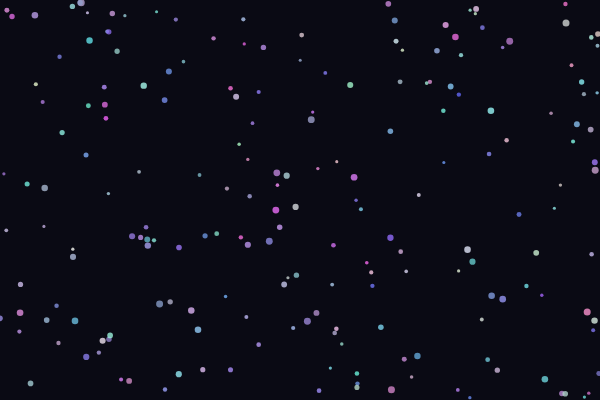
Frame 1 (no input)
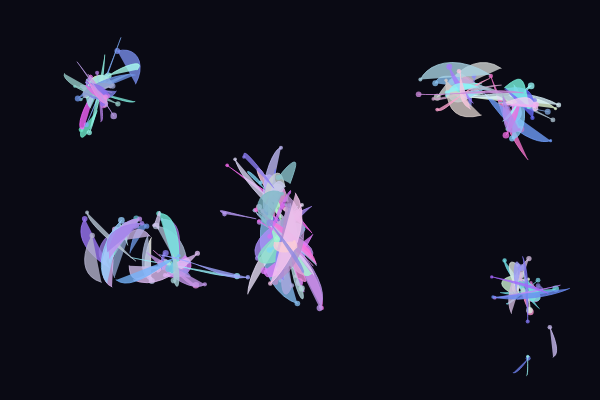
Frame 60 (no input)
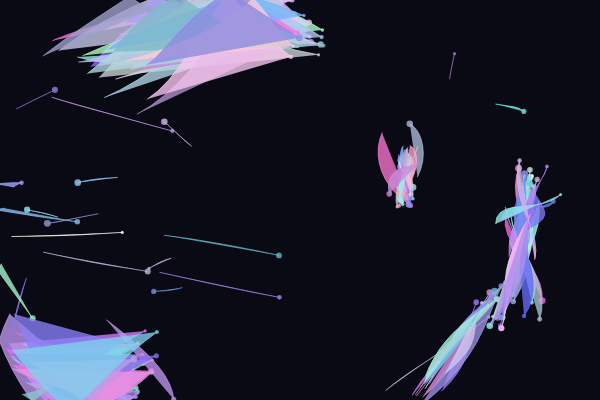
Frame 120 (the mouse pressed at the canvas centre since frame 60)

The p5.js sketch that drew these frames (run headless with seeded random() and noise() and a simulated clock; from frame 60 on, the mouse is pressed at the canvas centre):

// p5.js sketch
// ── sketch.js
let particles = [];
let lattice = [];
let gridSize = 20;
let grid = [];

class Particle {
  constructor(x, y) {
    this.pos = createVector(x, y);
    this.vel = p5.Vector.random2D().mult(random(0.5, 2));
    this.size = random(3, 7);
    this.color = color(random(100, 255), random(100, 255), random(200, 255), 200);
    this.trail = [];
    this.maxTrailLength = 10;
  }

  update() {
    this.pos.add(this.vel);
    this.vel.mult(0.98);
    
    if (this.trail.length > this.maxTrailLength) {
      this.trail.shift();
    }
    this.trail.push(createVector(this.pos.x, this.pos.y));

    // Bounce off edges
    if (this.pos.x < 0 || this.pos.x > width) this.vel.x *= -1;
    if (this.pos.y < 0 || this.pos.y > height) this.vel.y *= -1;
  }

  display() {
    noStroke();
    fill(this.color);
    ellipse(this.pos.x, this.pos.y, this.size);

    // Draw trail
    stroke(this.color);
    strokeWeight(1);
    beginShape();
    for (let p of this.trail) {
      vertex(p.x, p.y);
    }
    endShape();
  }

  attract(other) {
    let force = p5.Vector.sub(this.pos, other.pos);
    let distance = force.mag();
    if (distance > 0 && distance < 100) {
      let strength = (100 - distance) / 100;
      force.normalize();
      force.mult(strength * 0.1);
      other.vel.add(force);
    }
  }
}

function setup() {
  createCanvas(600, 400);
  colorMode(RGB);
  noStroke();

  for (let i = 0; i < 200; i++) {
    particles.push(new Particle(random(width), random(height)));
  }

  // Initialize grid
  for (let x = 0; x < width; x += gridSize) {
    grid[x] = [];
    for (let y = 0; y < height; y += gridSize) {
      grid[x][y] = [];
    }
  }
}

function draw() {
  background(10, 10, 20);

  // Update and display particles
  for (let p of particles) {
    p.update();
    p.display();

    // Apply attraction to nearby particles
    for (let other of particles) {
      if (p !== other) {
        p.attract(other);
      }
    }

    // Grid-based spatial hashing
    let gridX = floor(p.pos.x / gridSize) * gridSize;
    let gridY = floor(p.pos.y / gridSize) * gridSize;
    if (grid[gridX] && grid[gridX][gridY]) {
      grid[gridX][gridY].push(p);
    }
  }

  // Periodically form lattice
  if (frameCount % 300 === 0) {
    createLattice();
  }

  // Display lattice if exists
  if (lattice.length > 0) {
    drawLattice();
  }

  // Occasionally reset grid for spatial hash
  if (frameCount % 100 === 0) {
    for (let x = 0; x < width; x += gridSize) {
      for (let y = 0; y < height; y += gridSize) {
        grid[x][y] = [];
      }
    }
  }

  // Occasionally create new lattice
  if (frameCount % 600 === 0 && random() > 0.5) {
    createLattice();
  }
}

function createLattice() {
  lattice = [];
  let rows = 10;
  let cols = 15;
  let spacingX = width / (cols + 1);
  let spacingY = height / (rows + 1);
  
  for (let i = 0; i < rows; i++) {
    for (let j = 0; j < cols; j++) {
      let x = (j + 1) * spacingX;
      let y = (i + 1) * spacingY;
      lattice.push(createVector(x, y));
    }
  }

  // Pulse the lattice
  pulseLattice();
}

function pulseLattice() {
  let t = frameCount % 200;
  if (t < 100) {
    for (let i = 0; i < lattice.length; i++) {
      let p = lattice[i];
      let pulse = sin(t * 0.1) * 2;
      fill(255, 255, 255, 100);
      ellipse(p.x, p.y, 10 + pulse);
    }
  }
}

function drawLattice() {
  // Draw lattice points
  for (let i = 0; i < lattice.length; i++) {
    let p = lattice[i];
    fill(255, 255, 255, 100);
    ellipse(p.x, p.y, 5);
  }

  // Draw connecting lines
  stroke(255, 255, 255, 30);
  strokeWeight(1);
  for (let i = 0; i < lattice.length; i++) {
    for (let j = i + 1; j < lattice.length; j++) {
      let p1 = lattice[i];
      let p2 = lattice[j];
      let d = dist(p1.x, p1.y, p2.x, p2.y);
      if (d < 50) {
        line(p1.x, p1.y, p2.x, p2.y);
      }
    }
  }

  // Emit trails from lattice points
  for (let i = 0; i < lattice.length; i++) {
    let p = lattice[i];
    let trailLength = 5;
    for (let j = 0; j < trailLength; j++) {
      let offset = random(20);
      let angle = random(TWO_PI);
      let x = p.x + cos(angle) * offset;
      let y = p.y + sin(angle) * offset;
      fill(255, 255, 255, 30);
      ellipse(x, y, 2);
    }
  }
}
